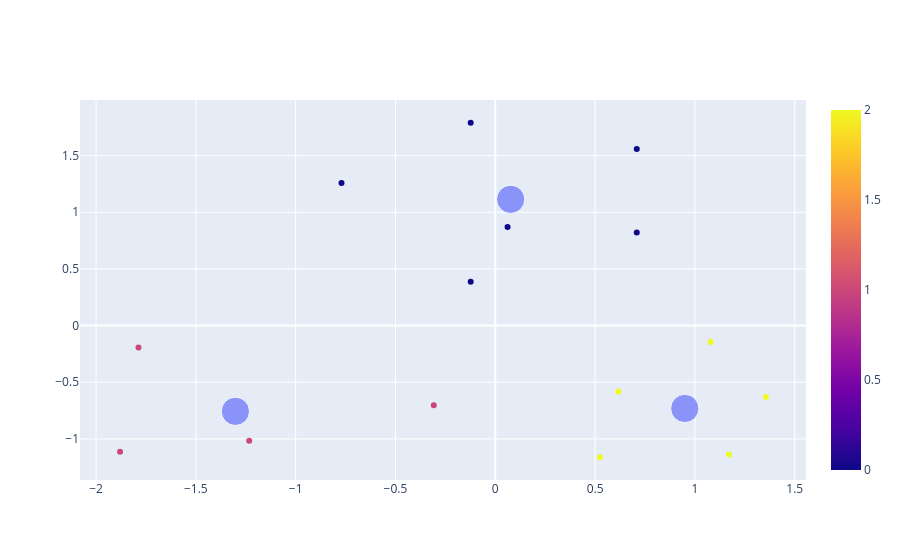

Notebook code cell kept with this figure:
### Code cell
grafico1 = px.scatter(x=base_salario[:,0], y=base_salario[:,1], color=rotulos)
grafico2 = px.scatter(x=centroides[:,0], y=centroides[:,1], size=[10, 10, 10])
grafico3 = go.Figure(data=grafico1.data + grafico2.data)
grafico3.show()

### Figure 1 — Plotly figure (JSON) as saved in the notebook; plotly's stock layout.template omitted (floating-point values rounded to 4 significant figures)
{"data": [{"hovertemplate": "x=%{x}<br>y=%{y}<br>color=%{marker.color}<extra></extra>", "legendgroup": "", "marker": {"color": [1, 1, 1, 1, 2, 2, 2, 2, 2, 0, 0, 0, 0, 0, 0], "coloraxis": "coloraxis", "symbol": "circle"}, "mode": "markers", "name": "", "orientation": "v", "showlegend": false, "type": "scatter", "x": [-1.88, -1.233, -1.787, -0.3081, 0.5238, 1.171, 1.356, 0.6163, 1.078, -0.7703, -0.1233, 0.06163, -0.1233, 0.7087, 0.7087], "xaxis": "x", "y": [-1.114, -1.017, -0.1942, -0.7023, -1.162, -1.138, -0.6297, -0.5814, -0.1458, 1.258, 0.3865, 0.8704, 1.79, 0.822, 1.558], "yaxis": "y"}, {"hovertemplate": "x=%{x}<br>y=%{y}<br>size=%{marker.size}<extra></extra>", "legendgroup": "", "marker": {"color": "#636efa", "size": [10, 10, 10], "sizemode": "area", "sizeref": 0.025, "symbol": "circle"}, "mode": "markers", "name": "", "orientation": "v", "showlegend": false, "type": "scatter", "x": [0.07703, -1.302, 0.9491], "xaxis": "x", "y": [1.114, -0.7568, -0.7314], "yaxis": "y"}], "layout": {}}
